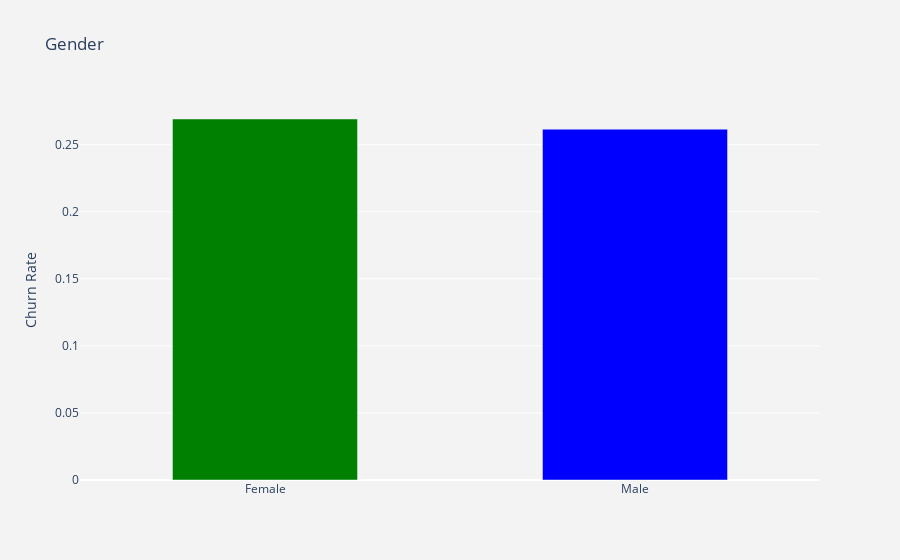

The code cell stored with this chart in its notebook:
### Code cell
df_plot = df_data.groupby('gender').Churn.mean().reset_index()
plot_data = [
    go.Bar(
        x=df_plot['gender'],
        y=df_plot['Churn'],
        width = [0.5, 0.5],
        marker=dict(
        color=['green', 'blue'])
    )
]
plot_layout = go.Layout(
        xaxis={"type": "category"},
        yaxis={"title": "Churn Rate"},
        title='Gender',
        plot_bgcolor  = 'rgb(243,243,243)',
        paper_bgcolor  = 'rgb(243,243,243)',
    )
fig = go.Figure(data=plot_data, layout=plot_layout)
pyoff.iplot(fig)

### Figure 1 — Plotly figure (JSON) as saved in the notebook; plotly's stock layout.template omitted (floating-point values rounded to 4 significant figures)
{"data": [{"marker": {"color": ["green", "blue"]}, "type": "bar", "width": [0.5, 0.5], "x": ["Female", "Male"], "y": [0.2692, 0.2616]}], "layout": {"paper_bgcolor": "rgb(243,243,243)", "plot_bgcolor": "rgb(243,243,243)", "title": {"text": "Gender"}, "xaxis": {"type": "category"}, "yaxis": {"title": {"text": "Churn Rate"}}}}
